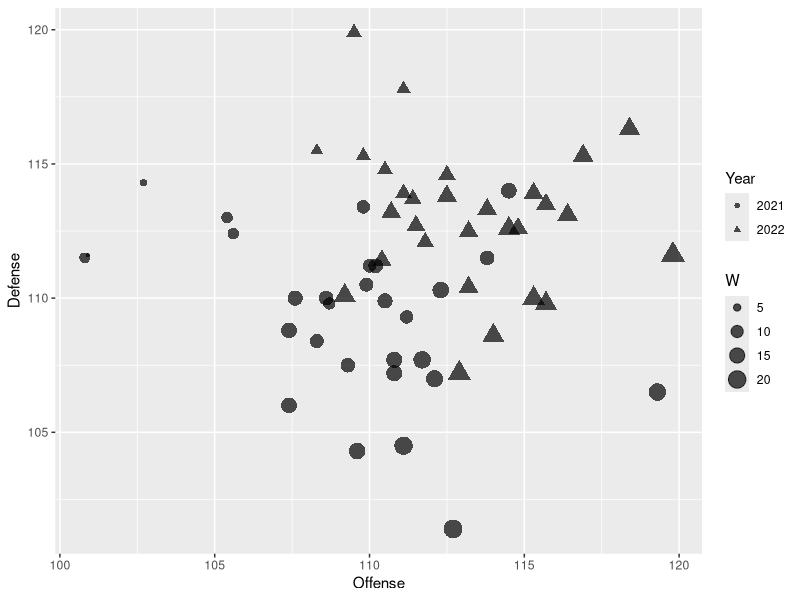

This chart was generated by the following R code:
#import gg plot

library(ggplot2)

#import datasets

stats_2021 <- read.csv('2021-League-Stats.csv')
stats_2022 <- read.csv('2022-League-Stats.csv')

#add year column for both datasets

stats_2021$Year <- 2021
stats_2022$Year <- 2022

#merge datasets

stats_all <- rbind(stats_2021,stats_2022)

#convert team name to factor

stats_all$Team <- factor(stats_all$Team)
stats_all$Year <- as.factor(stats_all$Year)

#filter PDX

pdx <- stats_all$Team == 'Portland'

#plot data

a <- ggplot(data=stats_all[!pdx,],aes(x=Offense,y=Defense,shape=Year,size=W))
a + geom_point(alpha=0.7,color="Black")
